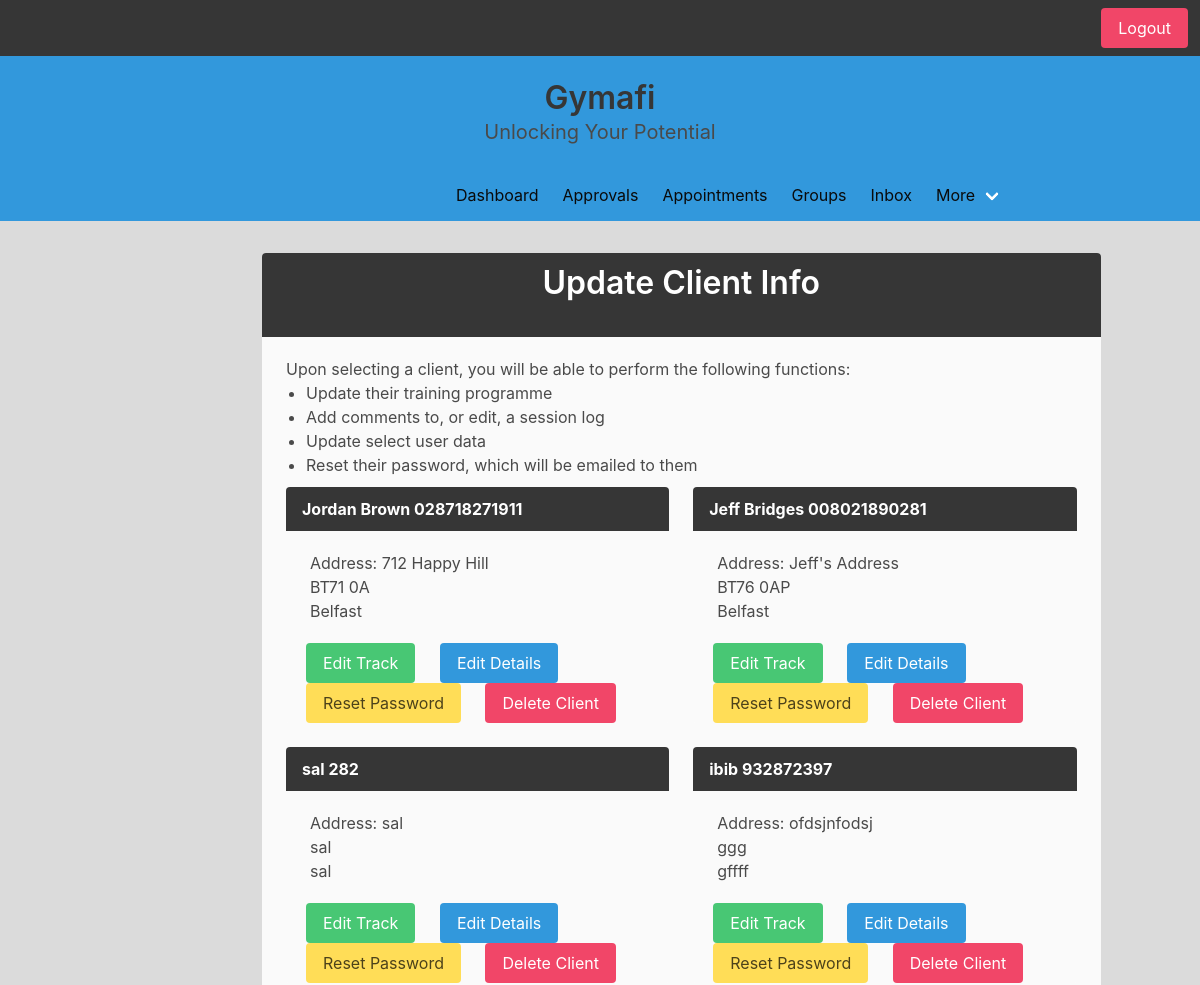
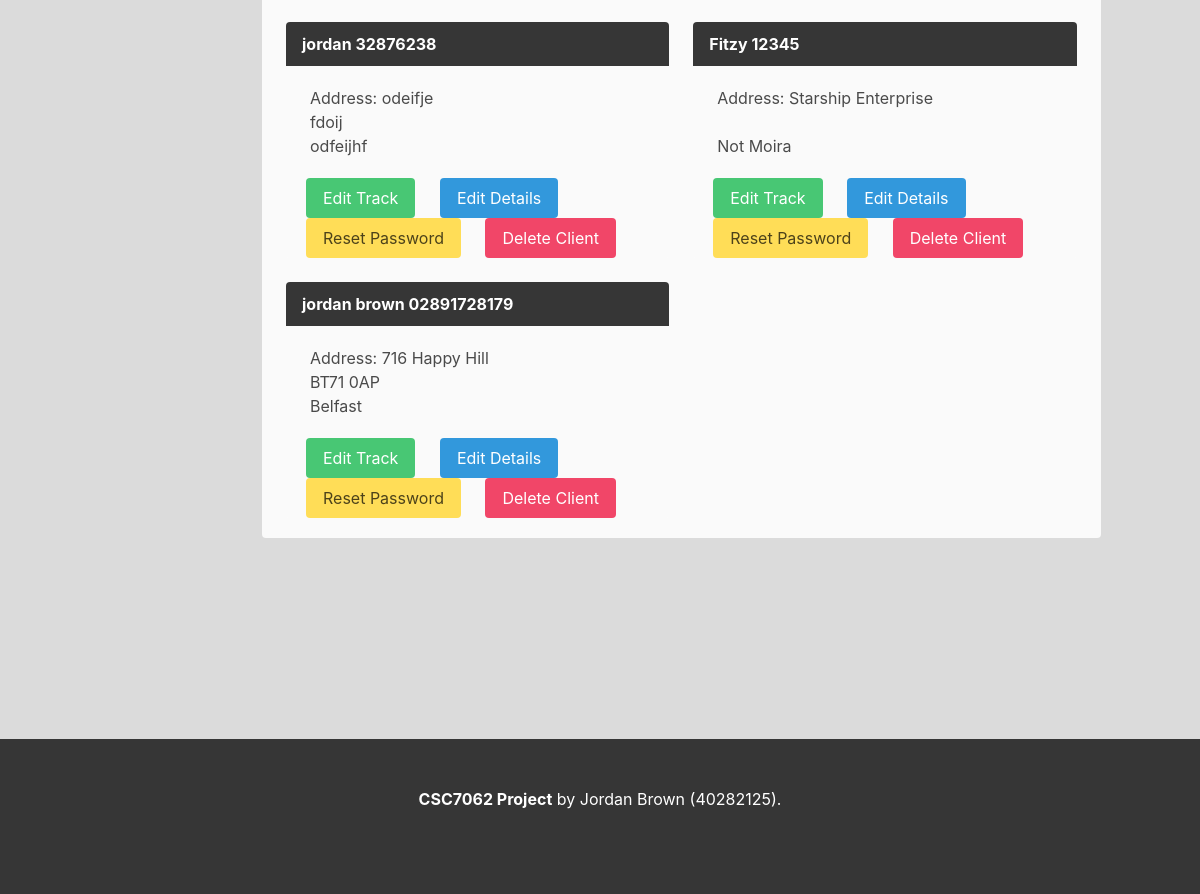
The app's page /admin/manageclients.php (signed in) with its own data (2 pictures, top to bottom).
### tables this page shows
CREATE TABLE `webdev_user_details` (
  `id` int(11) NOT NULL,
  `user_id` int(11) DEFAULT NULL,
  `name` varchar(35) NOT NULL,
  `address` varchar(100) NOT NULL,
  `postcode` varchar(10) NOT NULL,
  `city` varchar(25) NOT NULL,
  `phone_number` varchar(20) NOT NULL,
  `picture` varchar(300) DEFAULT NULL,
  `coach` int(11) NOT NULL,
  `username` varchar(255) NOT NULL
);

### admin/manageclients.php (the view, shortened to what this page needs)
<?php
include("../conn.php");
if (isset($_SESSION['gymafi_coachid'])) {
    $loggedInCoachId = $_SESSION['gymafi_coachid'];
} else if (isset($_SESSION['gymafi_superadmin'])) {
    header("location: superadmin.php");
} else {
    header("location: ../login.php");
}
?>
<!DOCTYPE html>
<html>
<head>
    <link href="../styles/bulma.css" rel="stylesheet">
    <link href="../styles/lightbox.css" rel="stylesheet">
    <link href="../styles/gui.css" rel="stylesheet">
</head>
<body class="has-background-grey-lighter">
    <nav class='navbar is-dark' role='navigation' aria-label='main navigation'>
        <div class='navbar-end'>
            <div class='navbar-item'>
                <div class='buttons'>
                    <a class='button is-danger' href='../logout.php'>
                        Logout
                    </a>
                </div>
            </div>
        </div>
    </nav>
    <section class='hero is-small'>
        <div class='hero-body has-background-info'>
            <div class='container'>
                <h1 class='title myTitle'>
                    Gymafi
                </h1>
                <h2 class='subtitle myTitle'>
                    Unlocking Your Potential
                </h2>
            </div>
        </div>
    </section>
    <nav class='navbar is-info' role='navigation' aria-label='main navigation'>
        <div id='navbarBasicExample' class='navbar-menu has-background-info'>
            <div class='navbar-start myNav'>
                <a class='navbar-item has-text-black' href='../dashboard.php'>
                    Dashboard
                </a>
                <a class='navbar-item has-text-black' href='approvals.php'>
                    Approvals
                </a>
                <a class='navbar-item has-text-black' href='../appointments.php'>
                    Appointments
                </a>
                <a class='navbar-item has-text-black' href='groups.php'>
                    Groups
                </a>
                <a class='navbar-item has-text-black' href='../inbox.php'>
                    Inbox
                </a>
                <div class="navbar-item has-dropdown is-hoverable">
                    <a class="navbar-link has-text-black">
                        More
                    </a>
                </div>
            </div>
        </div>
    </nav>
    <div id='dashColumns'>
        <div class='column is-9' id='editContentColumn'>
            <article class='message is-dark'>
                <div class='message-header'>
                    <p>
                        <h1 class='title titleHeader'>Update Client Info</h1>
                    </p>
                </div>
                <div class='message-body'>
                    Upon selecting a client, you will be able to perform the following functions:
                    <ul id='clientInfo'>
                        <li>Update their training programme </li>
                        <li> Add comments to, or edit, a session log </li>
                        <li>Update select user data </li>
                        <li>Reset their password, which will be emailed to them </li>
                    </ul>
                    <?php
                    $getAllClients = "SELECT user_id, name, address, postcode, city, phone_number
                    FROM webdev_user_details
                    WHERE coach = $loggedInCoachId";
                    $executeGetAllClients = $conn->query($getAllClients);
                    echo "<div class='columns'>";
                    $pageCounter = 0;
                    while ($row = $executeGetAllClients->fetch_assoc()) {
                        $userName = $row['name'];
                        $userID = $row['user_id'];
                        $userAddress = $row['address'];
                        $userPostcode = $row['postcode'];
                        $userCity = $row['city'];
                        $phoneNumber = $row['phone_number'];
                        echo "<div class='column'>
                        <article class='message is-dark'>
                        <form action='manageclients.php' method='POST'>
                        <div class='message-header'>
                            <p>
                            ", htmlentities($userName, ENT_QUOTES), "  ", htmlentities($phoneNumber, ENT_QUOTES), "
                            </p>
                        </div>
                        <div class='message-body'>
                        Address: ", htmlentities($userAddress, ENT_QUOTES), "  <br>
                        ", htmlentities($userPostcode, ENT_QUOTES), " <br>
                        ", htmlentities($userCity, ENT_QUOTES), "  <br>
                        <input type='hidden' name='userID' value='$userID'>
                        <input type='hidden' name='client_name' value='$userName'>
                        </div>
                        <input type='submit' value='Edit Track' class='button is-success editClientButton' name='editClientTrack'></a>
                        <input type='submit' value='Edit Details' class='button is-info editClientButton' name='editClientDetails'></a>
                        ";
                    ?>
                        <input type='submit' value='Reset Password' class='button is-warning editClientButton' onclick="return confirm(' Are you sure you wish to reset the password of this user?')" name='resetClientPassword'></a>
                        <input type='submit' value='Delete Client' class='button is-danger editClientButton' onclick="return confirm(' Are you sure you wish to delete this user? This CANNOT be undone.')" name='deleteClient'></a>
                        </form>
            </article>
        </div>
    <?php
                        $pageCounter++;
                        if ($pageCounter % 2 == 0) {
                            echo "</div>
                            <div class='columns'>";
                        }
                    }
                    echo "
                    <div class='column'>
                    </div>
                    </div>
                        </div>";
    ?>
    </div>
    </div>
    <div class='myFooter'>
        <footer class='footer has-background-dark alsoMyFooter' id='myFootInbox'>
            <div class='content has-text-centered has-text-white'>
                <p>
                    <span id='boldFoot'>CSC7062 Project</span> by Jordan Brown (40282125).
                </p>
            </div>
        </footer>
    </div>
</body>
</html>

### styles/gui.css (style rules this page uses)
.titleHeader { color: white; }
#editContentColumn { margin-left: 200px; }
#dashColumns { margin-left: 50px; margin-top: 20px; }
#myFootInbox { margin-top: 189px; }
#clientInfo { list-style-type: disc; margin-left: 20px; margin-bottom: 10px; }
.myNav { margin-left: 37%; }
.editClientButton { margin-left: 20px; }
.myTitle { text-align: center; }
.myFooter { margin-top: 30px; }
.alsoMyFooter { height: 155px; }
#boldFoot { font-weight: bold; }

### records on screen
webdev_user_details: name "Jordan Brown", phone_number "028718271911", address "712 Happy Hill", postcode "BT71 0A", city "Belfast"
webdev_user_details: name "Jeff Bridges", phone_number "008021890281", address "Jeff's Address", postcode "BT76 0AP", city "Belfast"
webdev_user_details: name "sal", phone_number "282", address "sal", postcode "sal", city "sal"
webdev_user_details: name "ibib", phone_number "932872397", address "ofdsjnfodsj", postcode "ggg", city "gffff"
webdev_user_details: name "jordan", phone_number "32876238", address "odeifje", postcode "fdoij", city "odfeijhf"
webdev_user_details: name "Fitzy", phone_number "12345", address "Starship Enterprise", city "Not Moira"
webdev_user_details: name "jordan brown", phone_number "02891728179", address "716 Happy Hill", postcode "BT71 0AP", city "Belfast"
